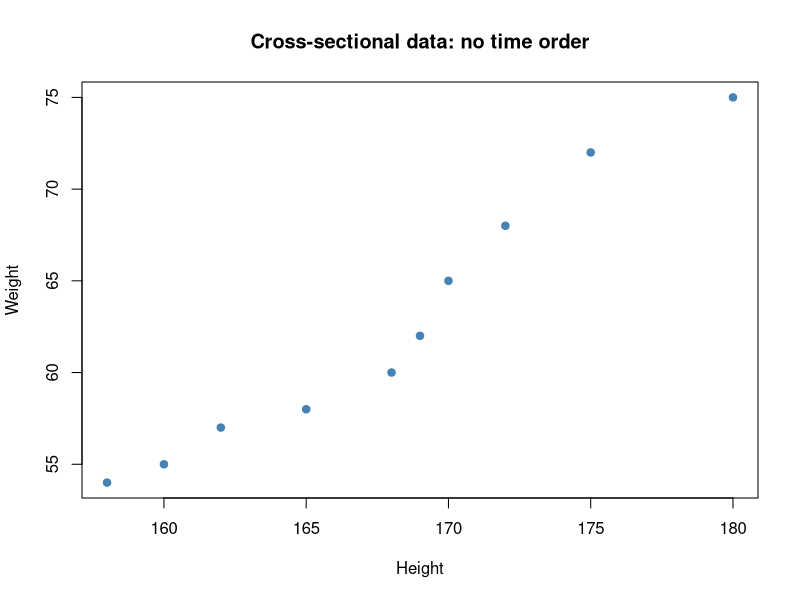
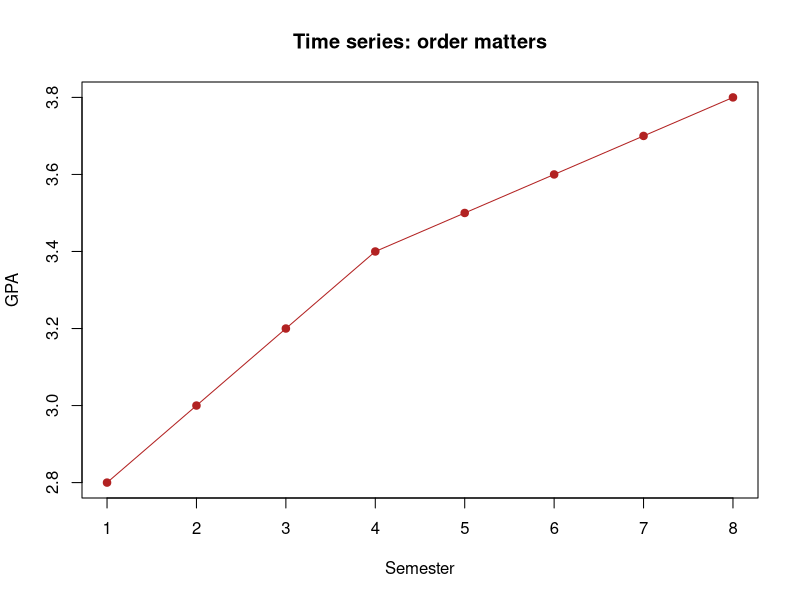
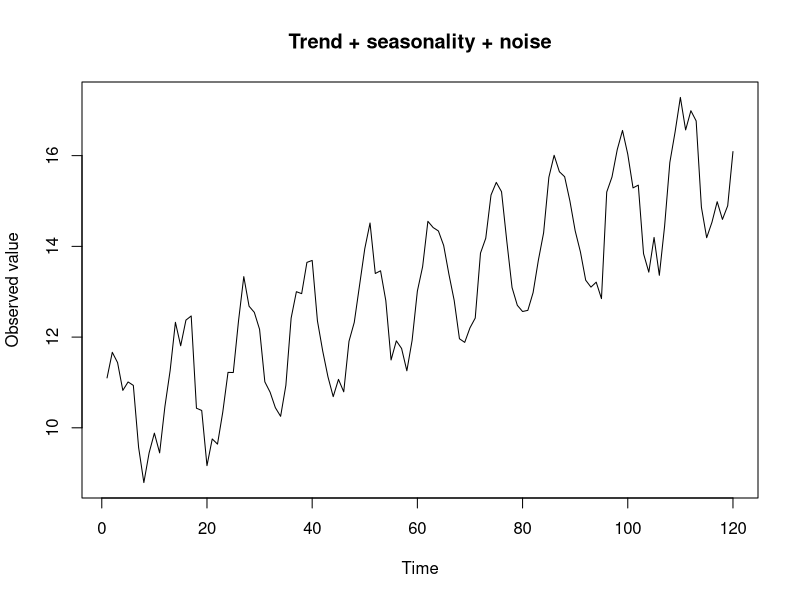
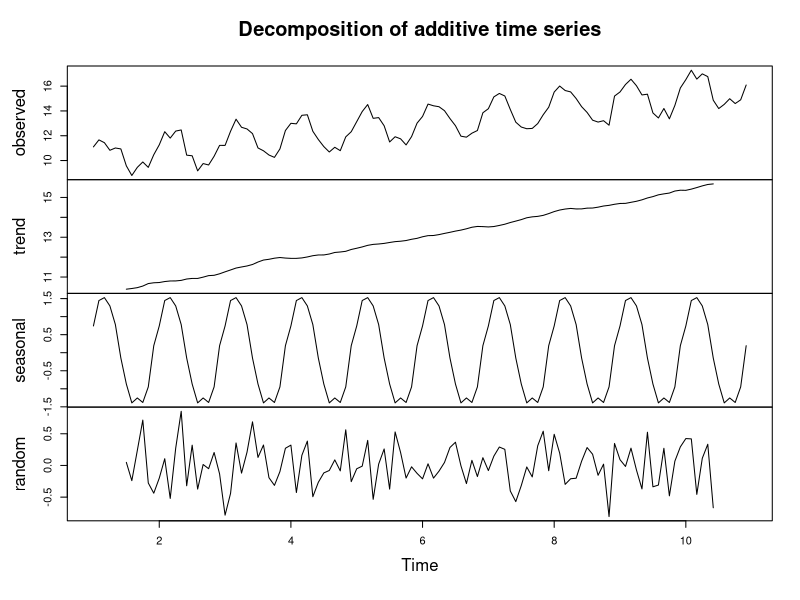
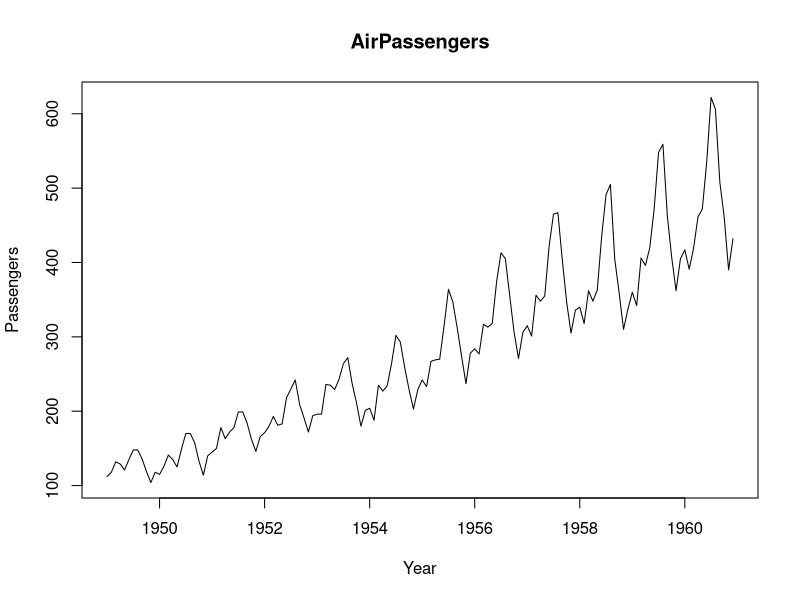
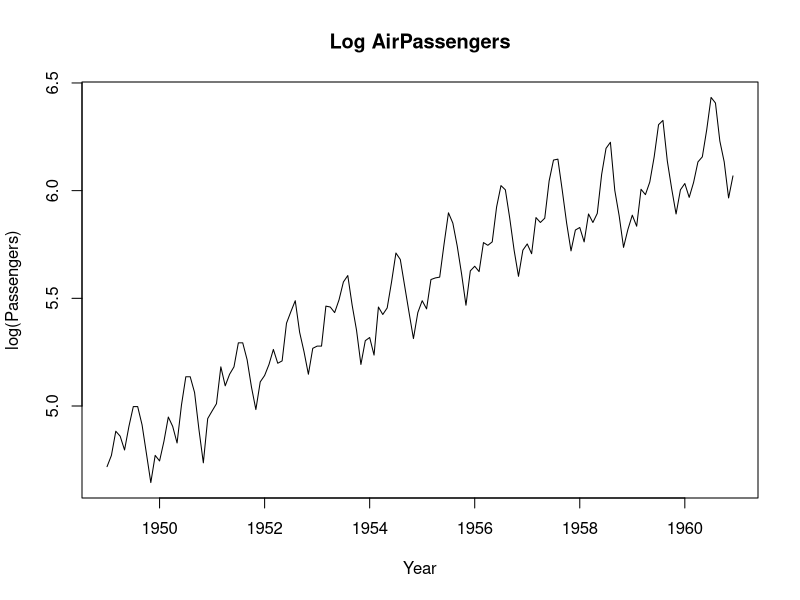
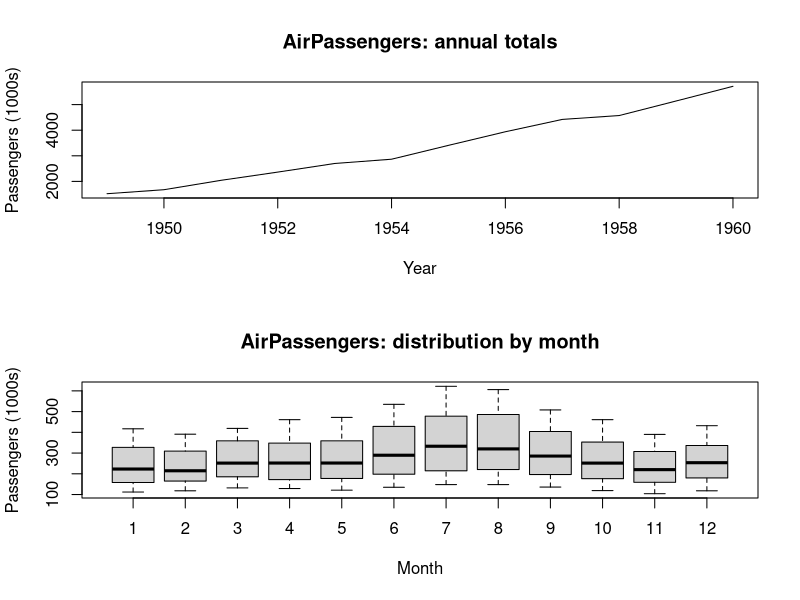
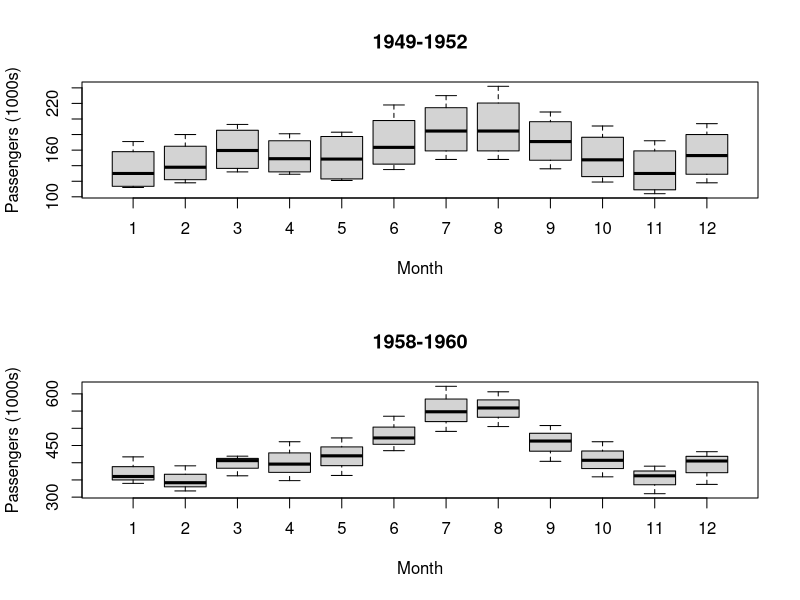

Source code (R) for these figures, in order:
## ---- chunk 1
set.seed(311)
par(mfrow = c(1, 1))
## ---- chunk 2
height <- c(165, 170, 160, 175, 168, 172, 158, 180, 169, 162)
weight <- c(58, 65, 55, 72, 60, 68, 54, 75, 62, 57)
plot(height, weight, pch = 19, col = "steelblue",
     main = "Cross-sectional data: no time order",
     xlab = "Height", ylab = "Weight")
## ---- chunk 3
gpa <- c(2.8, 3.0, 3.2, 3.4, 3.5, 3.6, 3.7, 3.8)
plot.ts(gpa, type = "o", pch = 19, col = "firebrick",
        main = "Time series: order matters",
        xlab = "Semester", ylab = "GPA")
## ---- chunk 4
n <- 120
t <- 1:n
trend <- 0.05 * t
season <- 1.5 * sin(2 * pi * t / 12)
noise <- rnorm(n, 0, 0.4)
y <- 10 + trend + season + noise

plot.ts(y, main = "Trend + seasonality + noise",
        ylab = "Observed value", xlab = "Time")
## ---- chunk 5
y_ts <- ts(y, frequency = 12)
d <- decompose(y_ts, type = "additive")
plot(d)
## ---- chunk 6
plot(AirPassengers, main = "AirPassengers",
     ylab = "Passengers", xlab = "Year")
plot(log(AirPassengers), main = "Log AirPassengers",
     ylab = "log(Passengers)", xlab = "Year")
## ---- chunk 7
AP <- AirPassengers
start(AP)      # first observation: year and month
end(AP)        # last observation
frequency(AP)  # observations per year; 12 = monthly
class(AP)      # "ts"
length(AP)     # number of observations
head(AP)       # first 6 observations
tail(AP)       # last 6 observations
## ---- chunk 8
AP_annual <- aggregate(AP)  # yearly totals
AP_annual

par(mfrow = c(2, 1))
plot(AP_annual, main = "AirPassengers: annual totals",
     xlab = "Year", ylab = "Passengers (1000s)")
boxplot(AP ~ cycle(AP), main = "AirPassengers: distribution by month",
        xlab = "Month", ylab = "Passengers (1000s)")
par(mfrow = c(1, 1))
## ---- chunk 9
AP_early <- window(AP, start = c(1949, 1), end = c(1952, 12))
AP_late  <- window(AP, start = c(1958, 1), end = c(1960, 12))

par(mfrow = c(2, 1))
boxplot(AP_early ~ cycle(AP_early), main = "1949-1952",
        xlab = "Month", ylab = "Passengers (1000s)")
boxplot(AP_late ~ cycle(AP_late), main = "1958-1960",
        xlab = "Month", ylab = "Passengers (1000s)")
par(mfrow = c(1, 1))
## ---- chunk 10
drivers <- UKDriverDeaths
start(drivers); end(drivers); frequency(drivers)

plot(drivers, main = "UK car drivers killed or seriously injured",
     xlab = "Year", ylab = "Drivers per month")
abline(v = 1983 + 1/12, col = "firebrick", lty = 2)  # seat belt law, Feb 1983
## ---- chunk 11
par(mfrow = c(2, 1))
plot(aggregate(drivers, FUN = mean), main = "Annual mean",
     xlab = "Year", ylab = "Drivers per month")
boxplot(drivers ~ cycle(drivers), main = "Distribution by month",
        xlab = "Month", ylab = "Drivers per month")
par(mfrow = c(1, 1))

# Each month's mean relative to the overall mean
round(tapply(drivers, cycle(drivers), mean) / mean(drivers), 2)
## ---- chunk 12
drivers_early <- window(drivers, start = c(1969, 1), end = c(1973, 12))
drivers_late  <- window(drivers, start = c(1979, 1), end = c(1982, 12))

par(mfrow = c(2, 1))
boxplot(drivers_early ~ cycle(drivers_early), main = "1969-1973",
        xlab = "Month", ylab = "Drivers per month")
boxplot(drivers_late ~ cycle(drivers_late), main = "1979-1982",
        xlab = "Month", ylab = "Drivers per month")
par(mfrow = c(1, 1))
## ---- chunk 13
plot(cbind(males = mdeaths, females = fdeaths, total = ldeaths),
     main = "UK deaths from lung diseases, 1974-1979", xlab = "Year")
## ---- chunk 14
par(mfrow = c(3, 1))
boxplot(mdeaths ~ cycle(mdeaths), main = "Males by month",
        xlab = "Month", ylab = "Deaths")
boxplot(fdeaths ~ cycle(fdeaths), main = "Females by month",
        xlab = "Month", ylab = "Deaths")
boxplot(ldeaths ~ cycle(ldeaths), main = "Total by month",
        xlab = "Month", ylab = "Deaths")
par(mfrow = c(1, 1))

aggregate(cbind(males = mdeaths, females = fdeaths, total = ldeaths))  # yearly totals
## ---- chunk 15
t <- seq_along(LakeHuron)
fit_lake <- lm(LakeHuron ~ t)
coef(fit_lake)

walks <- replicate(3, cumsum(rnorm(98)))
par(mfrow = c(2, 1))
plot(as.numeric(LakeHuron), type = "o", pch = 20, main = "Lake Huron level",
     xlab = "t (1 = 1875)", ylab = "Level (feet)")
abline(fit_lake, col = "firebrick", lwd = 2)
matplot(walks, type = "l", lty = 1, main = "Three random walks",
        xlab = "t", ylab = "X_t")
abline(h = 0, lty = 2)
par(mfrow = c(1, 1))
